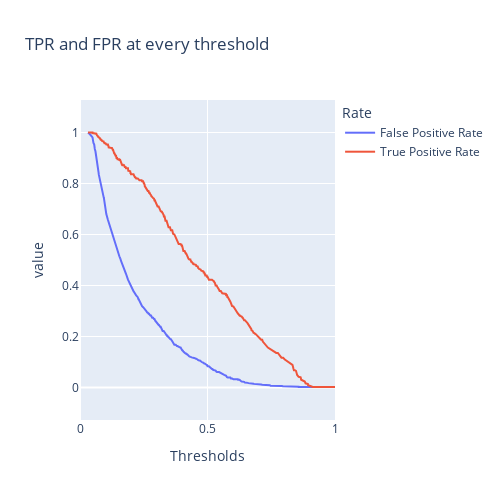

Notebook cell for this chart:
### Code cell
import plotly.express as px
df = pd.DataFrame({
    'False Positive Rate': fpr,
    'True Positive Rate': tpr
}, index=thresholds)
df.index.name = "Thresholds"
df.columns.name = "Rate"

fig = px.line(
    df,
    title='TPR and FPR at every threshold',
    width=500,
    height=500,
)
fig.update_yaxes(scaleanchor="x", scaleratio=1)
fig.update_xaxes(range=[0, 1], constrain='domain')

fig.show()

fig.write_image("tpr-vs-fpr.png")

### Figure 1 — Plotly figure (JSON) as saved in the notebook; plotly's stock layout.template omitted (floating-point values rounded to 4 significant figures; data arrays with more than 128 entries replaced by an {"elided": "..."} marker saying what was removed)
{"data": [{"hovertemplate": "Rate=False Positive Rate<br>Thresholds=%{x}<br>value=%{y}<extra></extra>", "legendgroup": "False Positive Rate", "line": {"color": "#636efa", "dash": "solid"}, "mode": "lines", "name": "False Positive Rate", "orientation": "v", "showlegend": true, "type": "scatter", "x": {"elided": "482 float values"}, "xaxis": "x", "y": {"elided": "482 float values"}, "yaxis": "y"}, {"hovertemplate": "Rate=True Positive Rate<br>Thresholds=%{x}<br>value=%{y}<extra></extra>", "legendgroup": "True Positive Rate", "line": {"color": "#EF553B", "dash": "solid"}, "mode": "lines", "name": "True Positive Rate", "orientation": "v", "showlegend": true, "type": "scatter", "x": {"elided": "482 float values"}, "xaxis": "x", "y": {"elided": "482 float values"}, "yaxis": "y"}], "layout": {"height": 500, "legend": {"title": {"text": "Rate"}, "tracegroupgap": 0}, "title": {"text": "TPR and FPR at every threshold"}, "width": 500, "xaxis": {"anchor": "y", "constrain": "domain", "domain": [0, 1], "range": [0, 1], "title": {"text": "Thresholds"}}, "yaxis": {"anchor": "x", "domain": [0, 1], "scaleanchor": "x", "scaleratio": 1, "title": {"text": "value"}}}}
